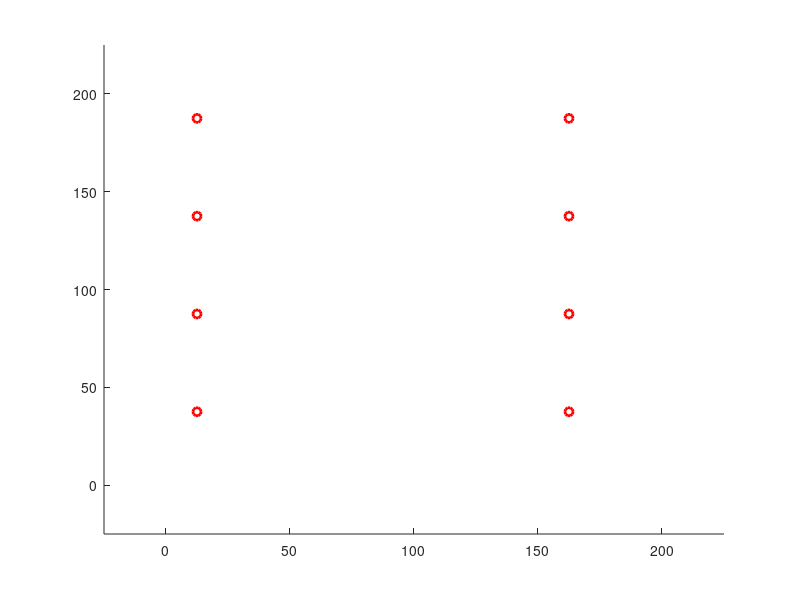

Source code (MATLAB): (Note: this script raises an error after producing the figure.)
%% Variable Setup

addpath('C:\Users\IceFox\Desktop\ERMINE\MATLAB')

grid_size = [8 8];
grid_w = 25;
max_step = 20000;

tol_wp = 10;                    
tol_line_width = 6;

tol_transform = pi/50;
Dy_angv_transform = pi/8;
tol_heading = pi/7;

cvg_sample_side = [20 20];

Algorithm = 'square_waypoint';
Serial_port = 'COM12';
baudrate = 9600;

is_heading_correction = false;
is_calculate_coverage = false;
is_display_coverage_map = false;
is_display_wp = true;
is_display_wp_clearing = false;
is_display_route = true;
is_display_route_clearing = true;
is_display_grid_on = true;
is_print_coverage = false;
is_print_route_deviation = true;
is_xbee_on = false;
is_fixed_offset = true;
is_sim_normal_noise_on= false;
is_sim_large_noise_y_on = true;
is_streaming_on = false;
is_streaming_collect_single_values = true;

navigation_mode = 'Line';

streaming_max_single_val = 1000;                % unit: cm
streaming_max_shift_dis = 25;                      % unit: cm 
streaming_max_shift_dis_single_value = 20;   % unit: cm


update_rate_streaming = 0.4;                      
update_rate_streaming_single_value = 0.4; 
update_rate_sim = 0.2;

sim_noise_normal = 20;                        %unit: cm
sim_noise_large_y_frequency = 0.05;
sim_noise_large_y = 500;


fixed_offset = [96.5 -54.5];
starting_grid = [1 2];
robot_weight = [1.5 1.5 1.5 1.5];
robot_Form = 1;

time_interval = 2;

max_pos_initialize = 5;

%% Variable initialization


heading = [0 0 pi pi];

time_pause = time_interval/100;

pos_uwb_offset = [0 -3];
pos_uwb_raw =  zeros(2, max_step);
pos_uwb = zeros(2, max_step);

pos_center = zeros(4, 2, max_step);

%heading = zeros(4, max_step);

Grid_setup = zeros(grid_size(1),  grid_size(2));
Grid_current =  zeros(grid_size(1),  grid_size(2), max_step);
Grid_visited =  zeros(grid_size(1),  grid_size(2), max_step);
robot_Grid = [];


Dy_force = zeros(4, 2, max_step);
Dy_a = zeros(4, 2, max_step);
Dy_v = zeros(4, 2, max_step);

is_rotating = false;

Wp = [];

Circle_Wp = [];

Line_Linear_Route = [];

Line_Robot = [];
Line_Robot_area = [];
Line_Border = [];
loc_center = [0 0];

RobotShapes = [0 0 0 0 ;              
                        0 0 pi pi;
                        0 0 0 -pi;
                        -pi 0 0 0;
                        -pi 0 0 -pi;
                        -pi/2 0 pi 0;
                        -pi/2 0 pi pi/2];
       
for idx = 1:3
    RobotShapes = [RobotShapes; RobotShapes + pi/2*idx];
end
                    
%                                    Robot Shapes
%   =====================================
%         s01     s02      s03     s04      s05        s06       s07
%   -----------------------------------------------------------------
%
%          4                  4 3       4
%          3       2 3       2         3       4 3        2 3 4     2 3
%          2       1 4       1       1 2         2 1        1           1 4
%          1                      
%
%         s08           s010         s11        s12       s13      s14
%   -----------------------------------------------------------------
%
%                        1 2 4        1              4         2            2
%       1 2 3 4            3         2 3 4      2 3      1 3         1 3
%                                                     1           4         4
%  

Char_command_array = ['R', 'F', 'L', 'B'];
heading_command_compensate = 0;

char_command = '';
Cvg = [];
count_cvg_point = 0;
cvg_sample_w = grid_w*[grid_size(1)/cvg_sample_side(1) grid_size(2)/cvg_sample_side(2)];
grid_dhw = sqrt(2) / 2 * grid_w;

count_pos_initialize = 0;
is_pos_initialized = false;
pos_initial = [];

if (is_xbee_on)
    delete(instrfindall);
    arduino = serial(Serial_port,'BaudRate',baudrate);
    fopen(arduino);
end

for idxx = 1:(cvg_sample_side(2)+1)
    for idxy = 1:(cvg_sample_side(1)+1)
        Cvg = [Cvg; cvg_sample_w(1)*(idxy-1) cvg_sample_w(2)*(idxx-1) 0];
    end
end

%% Waypoint Generation

if (strcmp(navigation_mode,'Line'))
    wp_current = 1;
    disp('Generating robot routes...')
    for idx = 1: grid_size(1)
        if (mod(idx, 4) == 1)
            if (idx == 1)
                Wp = [Wp; 0.5*grid_w  (idx+0.5)*grid_w 1 1];
            else
                Wp = [Wp; 0.5*grid_w  (idx+0.5)*grid_w 1 0];
            end
        end
        if (mod(idx, 4) == 2)
            Wp = [Wp; (grid_size(2) - 1.5)*grid_w  (idx-0.5)*grid_w 1 0];
        end
        if (mod(idx, 4) == 3)
            Wp = [Wp; (grid_size(2) - 1.5)*grid_w (idx+0.5)*grid_w 2 0];
        end
        if (mod(idx, 4) == 0)
            Wp = [Wp; 0.5*grid_w  (idx-0.5)*grid_w 2 0];
        end
    end
elseif (strcmp(navigation_mode,'Point'))
    disp('Generating waypoints...')
    wp_current = 1;
    for idx = 1: grid_size(1)
        if (mod(idx, 4) == 1)
            Wp = [Wp; 0.5*grid_w  (idx+0.5)*grid_w 1];
            Wp = [Wp; (0.5+(grid_size(2)-2)*1/4.0)*grid_w  (idx+0.5)*grid_w 25];
            Wp = [Wp; (0.5+(grid_size(2)-2)*2/4.0)*grid_w  (idx+0.5)*grid_w 8];
            Wp = [Wp; (0.5+(grid_size(2)-2)*3/4.0)*grid_w  (idx+0.5)*grid_w 9];
        end
        if (mod(idx, 4) == 2)
            Wp = [Wp; (grid_size(2) - 1.5)*grid_w  (idx-0.5)*grid_w 21];
        end
        if (mod(idx, 4) == 3)
            Wp = [Wp; (grid_size(2) - 1.5)*grid_w (idx+0.5)*grid_w 2];
            Wp = [Wp; (grid_size(2) - 1.5 - (grid_size(2)-2)*1/4.0)*grid_w  (idx+0.5)*grid_w 11];
            Wp = [Wp; (grid_size(2) - 1.5 - (grid_size(2)-2)*2/4.0)*grid_w  (idx+0.5)*grid_w 13];
            Wp = [Wp; (grid_size(2) - 1.5 - (grid_size(2)-2)*3/4.0)*grid_w  (idx+0.5)*grid_w 5];
        end
        if (mod(idx, 4) == 0)
            Wp = [Wp; 0.5*grid_w  (idx-0.5)*grid_w 2];
        end
    end
else
    disp('Navigation method is invalid.')
    disp('Terminating Matlab script...')
    return
end

%% DRAW MAP
figure(1)
axis([-grid_w grid_w*(grid_size(1)+1) -grid_w grid_w*(grid_size(2)+1)])
hold on

 % Draw Waypoints
if (is_display_wp)
    for idx = 1: size(Wp,1)
        Circle_Wp(idx) = plot(Wp(idx, 1), Wp(idx, 2),'Color', 'r', 'LineWidth', 2, 'Marker', 'o');
    end
end
txt_endLine = [0 0];
txt_endLine_last = [0 0];

%% Square Waypoint  (SW)
tic
if ( strcmp( Algorithm, 'square_waypoint'))
    
    % Algorithm Setup
    occup_start = [2 1; 1 1; 1 2; 2 2];
    
    for idx = 1: 4
        Grid_current( occup_start( idx, 1), occup_start( idx, 2), 1) = idx ;
        Grid_visited( occup_start( idx, 1), occup_start( idx, 2), 1) = 1;
    end 
    pos_uwb_raw(:, 1) = pos_uwb_offset;
    pos_uwb(:, 1) = pos_uwb_raw(:, 1);

    % Algorithm Main Loop
    for step = 1:max_step
        
        % Pause function
        pause(time_pause);
           
        % streaming input
        if (is_streaming_on)
           
            fid = fopen('C:\Marvelmind\dashboard\logs\TestLog.txt','rt');
            txt_Streaming = textscan(fid, '%f %f %f %f %f %f %f %f %f %f %f %f %f %f %f', 'delimiter', ',','collectoutput',true...
                  , 'HeaderLines', 3);
            txt_Streaming=txt_Streaming{1};
            fclose(fid);
            txt_rows=size(txt_Streaming,1);
            txt_endLine = txt_Streaming(end, 5:6);
            
            if (is_fixed_offset) 
                txt_endLine = txt_endLine*100 + fixed_offset;
            end
            
            % Initialize starting position
            if (~is_pos_initialized && (txt_endLine(1) ~= 0 &&  ~isnan(txt_endLine(1))  &&  txt_endLine(2) ~= 0 &&  ~isnan(txt_endLine(2))))
                if (txt_endLine(1) < streaming_max_single_val && txt_endLine(2) < streaming_max_single_val)
                    count_pos_initialize = count_pos_initialize + 1;
                    pos_initial = [pos_initial; txt_endLine];
                    if count_pos_initialize >= max_pos_initialize
                        txt_endLine_last = mean(pos_initial);
                        is_pos_initialized = true;
                        disp('Position initialized!');
                        pos_uwb_offset = txt_endLine_last - starting_grid * grid_w;
                        txt_endLine_last = starting_grid * grid_w;
                    end
                    pos_uwb(:, step+1) = pos_uwb(:, step);
                end
            elseif  (is_pos_initialized)
                % Streaming with Dashboard data
                if (~is_streaming_collect_single_values && txt_endLine(1) ~= 0 &&  ~isnan(txt_endLine(1))  &&  txt_endLine(2) ~= 0 &&  ~isnan(txt_endLine(2)) )
                    if (txt_endLine_last(1) ~= txt_endLine(1) || txt_endLine_last(2) ~= txt_endLine(2)) 
                        if norm(txt_endLine_last - txt_endLine) < streaming_max_shift_dis
                            line([txt_endLine_last(1) txt_endLine(1)], [txt_endLine_last(2) txt_endLine(2)]);
                            txt_endLine_last = txt_endLine;
                            pos_uwb(:, step+1) = (1 - update_rate_streaming_single_value) * pos_uwb(:, step) + update_rate_streaming_single_value * txt_endLine_last.' ;
                        else
                            pos_uwb(:, step+1) = pos_uwb(:, step);
                        end
                    else
                        pos_uwb(:, step+1) = pos_uwb(:, step);
                    end
                % Single value allowed for data streaming at higher frequency
                elseif (is_streaming_collect_single_values && txt_endLine(1) ~= 0  && txt_endLine(2) ~= 0 )
                    if(~isnan(txt_endLine(1)))
                        if (txt_endLine_last(1) ~= txt_endLine(1))
                            txt_endLine = [txt_endLine(1) txt_endLine_last(2)];
                            if norm(txt_endLine_last - txt_endLine) < streaming_max_shift_dis_single_value
                                line([txt_endLine_last(1) txt_endLine(1)], [txt_endLine_last(2) txt_endLine_last(2)]);
                                txt_endLine_last = txt_endLine;
                                pos_uwb(:, step+1) = (1 - update_rate_streaming_single_value) * pos_uwb(:, step) + update_rate_streaming_single_value * txt_endLine_last.' ;
                            else
                                pos_uwb(:, step+1) = pos_uwb(:, step);
                            end
                        end
                    elseif(~isnan(txt_endLine(2)))
                        if (txt_endLine_last(2) ~= txt_endLine(2))
                            txt_endLine = [txt_endLine_last(1) txt_endLine(2)];
                            if norm(txt_endLine_last - txt_endLine) < streaming_max_shift_dis_single_value
                                line([txt_endLine_last(1) txt_endLine_last(1)], [txt_endLine_last(2) txt_endLine(2)]);
                                txt_endLine_last = txt_endLine;
                                pos_uwb(:, step+1) = (1 - update_rate_streaming_single_value) * pos_uwb(:, step) + update_rate_streaming_single_value * txt_endLine_last.'  ;
                            else
                                pos_uwb(:, step+1) = pos_uwb(:, step);
                            end
                        end
                    else
                        pos_uwb(:, step+1) = pos_uwb(:, step);
                    end
                else
                    pos_uwb(:, step+1) = pos_uwb(:, step);
                end
            else
                pos_uwb(:, step+1) = pos_uwb(:, step);
            end
        end
        
        % Grid Location
        robot_Grid = [floor(pos_uwb(1, step)/grid_w) floor(pos_uwb(2, step)/grid_w)];
        
        % Waypoint clearing
        if(norm(pos_uwb(:, step).' - Wp(wp_current, 1:2)) < tol_wp )
            if (is_display_wp && is_display_wp_clearing)
                delete(Circle_Wp(wp_current));
            end
            wp_current = wp_current + 1;
            % Break condition
            if wp_current > size(Wp,1)
                break;
            end
            heading_command_compensate = floor((Wp(wp_current, 3)-1)/7);
        end
        
        % Transformation
        is_require_transform = false;
        for rbtidx = 1:4
            if abs(heading(rbtidx) - RobotShapes(Wp(wp_current, 3),rbtidx)) > tol_transform
                is_require_transform = true;
            end
        end
        
        if (robot_Form ~= Wp(wp_current, 3) && is_require_transform)
            is_transforming = true;
        else 
            robot_Form = Wp(wp_current, 3);
            is_transforming = false;
        end
        
        % Robot Motion
        if (~is_pos_initialized && is_streaming_on)
            pos_uwb(:, step+1) = pos_uwb(:, step);
        elseif (is_transforming)
            heading = robotTransformation(Wp(wp_current, 3), heading, RobotShapes, tol_transform, Dy_angv_transform);
            pos_uwb(:, step+1) = pos_uwb(:, step);
        elseif (heading(2) > tol_heading && is_heading_correction ) 
            [Dy_v(:, :, step), heading] = robotMovement('l', heading, 0);
            pos_uwb(:, step+1) = pos_uwb(:, step);
        elseif (heading(2) < - tol_heading && is_heading_correction) 
            [Dy_v(:, :, step), heading]  = robotMovement('r', heading, 0);
            pos_uwb(:, step+1) = pos_uwb(:, step);
        else
            % Waypoint navigation
            if (strcmp(navigation_mode,'Point'))
                if abs(Wp(wp_current, 1) - pos_uwb(1,step)) > abs(Wp(wp_current, 2) - pos_uwb(2,step)) 
                    if Wp(wp_current, 1) - pos_uwb(1,step) > 0
                        char_command = Char_command_array(1+mod(heading_command_compensate,4));  
                    else
                        char_command = Char_command_array(1+mod(heading_command_compensate+2,4));
                    end
                else
                    if Wp(wp_current, 2) - pos_uwb(2,step) > 0
                        char_command = Char_command_array(1+mod(heading_command_compensate+1,4));
                    else
                        char_command = Char_command_array(1+mod(heading_command_compensate+3,4));
                    end
                end
            % Line navigation
            elseif (strcmp(navigation_mode,'Line'))
                if (Wp(wp_current, 4) == 1)
                    if abs(Wp(wp_current, 1) - pos_uwb(1,step)) > abs(Wp(wp_current, 2) - pos_uwb(2,step)) 
                        if Wp(wp_current, 1) - pos_uwb(1,step) > 0
                            char_command = Char_command_array(1+mod(heading_command_compensate,4));  
                        else
                            char_command = Char_command_array(1+mod(heading_command_compensate+2,4));
                        end
                    else
                        if Wp(wp_current, 2) - pos_uwb(2,step) > 0
                            char_command = Char_command_array(1+mod(heading_command_compensate+1,4));
                        else
                            char_command = Char_command_array(1+mod(heading_command_compensate+3,4));
                        end
                    end
                else
                    route_deviation = Dis_point_line([pos_uwb(: , step).' 0], [Wp(wp_current, 1:2) 0], [Wp(wp_current-1, 1:2) 0]) - tol_line_width;
                    if  (route_deviation < 0)
                        if abs(Wp(wp_current, 1) - pos_uwb(1,step)) > abs(Wp(wp_current, 2) - pos_uwb(2,step)) 
                            if Wp(wp_current, 1) - pos_uwb(1,step) > 0
                                char_command = Char_command_array(1+mod(heading_command_compensate,4));  
                            else
                                char_command = Char_command_array(1+mod(heading_command_compensate+2,4));
                            end
                        else
                            if Wp(wp_current, 2) - pos_uwb(2,step) > 0
                                char_command = Char_command_array(1+mod(heading_command_compensate+1,4));
                            else
                                char_command = Char_command_array(1+mod(heading_command_compensate+3,4));
                            end
                        end
                    else
                        if (is_print_route_deviation)
                            disp(['Time:', num2str(round(toc,2)), 's; Grid: (', num2str(robot_Grid(1)), ',' num2str(robot_Grid(2)), ...
                                    '); Track deviation: ', num2str(round(route_deviation,2)), 'cm.' ]);
                        end

                        wp_route_added = closestPoint(pos_uwb(:,step).', Wp(wp_current-1, 1:2), Wp(wp_current, 1:2));
                        %wp_route_added = Wp(wp_current, 1:2) + route_projection;
                        Wp = [Wp(1:wp_current-1, :); 
                                  wp_route_added Wp(wp_current, 3) 1; 
                                  Wp(wp_current:end, :)];
                        if abs(Wp(wp_current, 1) - pos_uwb(1,step)) > abs(Wp(wp_current, 2) - pos_uwb(2,step)) 
                            if Wp(wp_current, 1) - pos_uwb(1,step) > 0
                                char_command = Char_command_array(1+mod(heading_command_compensate,4));  
                            else
                                char_command = Char_command_array(1+mod(heading_command_compensate+2,4));
                            end
                        else
                            if Wp(wp_current, 2) - pos_uwb(2,step) > 0
                                char_command = Char_command_array(1+mod(heading_command_compensate+1,4));
                            else
                                char_command = Char_command_array(1+mod(heading_command_compensate+3,4));
                            end
                        end
                    end
                end
            end
            
            % Movement for simulations
            if (~is_streaming_on)
                [Dy_v(:, :, step), heading]  = robotMovement(char_command, heading, 2);
                sim_noise = 0;
                if (is_sim_normal_noise_on)
                    sim_noise = sim_noise + rand(2,1) * sim_noise_normal - sim_noise_normal/2.0;
                elseif (is_sim_large_noise_y_on && rand < sim_noise_large_y_frequency) 
                    sim_noise = sim_noise + [0.5; rand] * sim_noise_large_y - sim_noise_large_y/2.0;
                else
                    sim_noise = 0;
                end
                pos_uwb(:, step+1) = Dy_v(2, :, step).' * time_interval+ ...
                                                    update_rate_sim* (pos_uwb(:, step) + sim_noise)...
                                                   + (1 - update_rate_sim)* pos_uwb(:, step);
            end
        end
        
        
        % Xbee Communication
        
        if (is_xbee_on)
            writedata = char(char_command);
            fwrite(arduino,writedata,'char');
        end
        %readData = fscanf(arduino, '%c', 1)
        
        
        % calibrate pos here
        pos_x = pos_uwb(1,step);
        pos_nx = pos_uwb(1, step+1);
        pos_y = pos_uwb(2,step);
        pos_ny = pos_uwb(2, step+1);
        
        
        % remove previous robot line plot
        if (~isempty(Line_Robot))
            delete(Line_Robot)
            delete(Line_Linear_Route)
        end
        Line_Robot = [];
        Line_Border = [];
        Line_Linear_Route = [];
        
        % Draw Robot
        pos_center(2,:, step) = [pos_x pos_y];
        pos_center(1,:, step) =  pos_center(2,:,step) + grid_dhw* ...
                                   [sin(pi/4 - heading(2))-cos(pi/4 - heading(1)) ...
                                    -cos(pi/4 - heading(2))-sin(pi/4 - heading(1))];
        pos_center(3,:, step) =  pos_center(2,:,step) + grid_dhw* ...
                                   [cos(pi/4 - heading(2))+sin(heading(3) - pi/4) ...
                                    sin(pi/4 - heading(2))+cos(heading(3) - pi/4)];
        pos_center(4,:, step) =  pos_center(3,:,step) + grid_dhw* ...
                                   [sin(-pi/4 + heading(3))+sin(pi/4 + heading(4)) ...
                                    cos(-pi/4 + heading(3))+cos(pi/4 + heading(4))]; 
        
        pos_center(2,:, step+1) = [pos_nx pos_ny];
        pos_center(1,:, step+1) =  pos_center(2,:, step+1) + grid_dhw* ...
                                   [sin(pi/4 - heading(2))-cos(pi/4 - heading(1)) ...
                                    -cos(pi/4 - heading(2))-sin(pi/4 - heading(1))];
        pos_center(3,:, step+1) =  pos_center(2,:, step+1) + grid_dhw* ...
                                   [cos(pi/4 - heading(2))+sin(heading(3) - pi/4) ...
                                    sin(pi/4 - heading(2))+cos(heading(3) - pi/4)];
        pos_center(4,:, step+1) =  pos_center(3,:,step+1)  + grid_dhw* ...
                                   [sin(-pi/4 + heading(3))+sin(pi/4 + heading(4)) ...
                                    cos(-pi/4 + heading(3))+cos(pi/4 + heading(4))]; 
        

        % plot robot BG
        if (is_display_coverage_map == true)
            for robidx = 1:4
            Line_Robot(robidx,1) = line([pos_center(robidx, 1, step)+grid_dhw*cos(pi/4 - heading(robidx)) ...
                                                     pos_center(robidx, 1, step)+grid_dhw*sin(pi/4 - heading(robidx))], ...
                                                    [pos_center(robidx, 2, step)+grid_dhw*sin(pi/4 -  heading(robidx)) ...
                                                     pos_center(robidx, 2, step)+grid_dhw*-cos(pi/4 -  heading(robidx))], 'Color', 'yellow', 'LineWidth', 2);
            Line_Robot(robidx,2) = line([pos_center(robidx, 1, step)+grid_dhw*cos(pi/4 -  heading(robidx))... 
                                                     pos_center(robidx, 1, step)+grid_dhw*-sin(pi/4 -  heading(robidx))], ...
                                                    [ pos_center(robidx, 2, step)+grid_dhw*sin(pi/4 -  heading(robidx))...
                                                      pos_center(robidx, 2, step)+grid_dhw*cos(pi/4 -  heading(robidx))], 'Color', 'yellow', 'LineWidth', 2);
            Line_Robot(robidx,3) = line([pos_center(robidx, 1, step)+grid_dhw*-cos(pi/4 -  heading(robidx)) ...
                                                     pos_center(robidx, 1, step)+grid_dhw*-sin(pi/4 -  heading(robidx))], ...
                                                    [ pos_center(robidx, 2, step)+grid_dhw*-sin(pi/4 -  heading(robidx)) ...
                                                      pos_center(robidx, 2, step)+grid_dhw*cos(pi/4 -  heading(robidx))], 'Color', 'yellow', 'LineWidth', 2);
            Line_Robot(robidx,4) = line([pos_center(robidx, 1, step)+grid_dhw*-cos(pi/4 -  heading(robidx)) ...
                                                     pos_center(robidx, 1, step)+grid_dhw*sin(pi/4 -  heading(robidx))], ...
                                                    [ pos_center(robidx, 2, step)+grid_dhw*-sin(pi/4 -  heading(robidx))...
                                                      pos_center(robidx, 2, step)+grid_dhw*-cos(pi/4 -  heading(robidx))], 'Color', 'yellow', 'LineWidth', 2);
             end
        end
        
        
        % Draw Outer Border
        Line_Border(1) = line([0 0], [0 grid_w*grid_size(1)], 'Color', 'black', 'LineWidth', 2);
        Line_Border(2) =line([0 grid_w*grid_size(2)], [0 0], 'Color', 'black', 'LineWidth', 2);
        Line_Border(3) =line([grid_w*grid_size(2) grid_w*grid_size(1)], [0 grid_w*grid_size(1)], 'Color', 'black', 'LineWidth', 2);
        Line_Border(4) =line([grid_w*grid_size(2) 0], [grid_w*grid_size(2) grid_w*grid_size(1)], 'Color', 'black', 'LineWidth', 2);
        if (is_display_grid_on)
            for idxx = 1:(grid_size(1) + 1)
                line(grid_w*[(idxx-1) (idxx-1)], grid_w*[0 grid_size(2)], 'Color', 'black', 'LineWidth', 0.5);
            end
            for idxy = 1:(grid_size(2) + 1)
                line(grid_w*[0 grid_size(1)], grid_w*[(idxy-1) (idxy-1)], 'Color', 'black', 'LineWidth', 0.5);
            end
        end
        
        
        % Draw Robot Tracks
        % TODO: track rotation!
        if (strcmp(navigation_mode,'Line') && is_display_route)
            if (is_display_route_clearing)
                wpidx_begin = wp_current;
            else 
                wpidx_begin = 2;
            end
            for wpidx = wpidx_begin : size(Wp,1)
                if (Wp(wpidx, 4) ~= 1)
                    route_norm_vector = null(Wp(wpidx, 1:2) - Wp(wpidx-1, 1:2)).';
                    line_linear_route_v1 = Wp(wpidx-1, 1:2) - route_norm_vector()*tol_line_width;
                    line_linear_route_v2 = Wp(wpidx, 1:2) + route_norm_vector()*tol_line_width;
                    line_linear_route_x = [line_linear_route_v1(1) line_linear_route_v2(1) line_linear_route_v2(1) line_linear_route_v1(1) line_linear_route_v1(1)];
                    line_linear_route_y = [line_linear_route_v1(2) line_linear_route_v1(2) line_linear_route_v2(2) line_linear_route_v2(2) line_linear_route_v1(2)];
                    %{route_norm_vector = null(Wp(Wpidx, 1:2) - Wp(Wpidx, 1:2)).';
                    Line_Linear_Route = [ Line_Linear_Route, plot(line_linear_route_x, line_linear_route_y, 'b-')]; 
                end
            end
        end
        
        % Draw Robot Outline
        for robidx = 1:4
            %line([pos_center(robidx,1,step) pos_center(robidx,1,step+1)], [pos_center(robidx,2,step) pos_center(robidx,2,step+1)])  
            Line_Robot(robidx,1) = line([pos_center(robidx, 1, step)+grid_dhw*cos(pi/4 - heading(robidx)) ...
                                                     pos_center(robidx, 1, step)+grid_dhw*sin(pi/4 - heading(robidx))], ...
                                                    [pos_center(robidx, 2, step)+grid_dhw*sin(pi/4 -  heading(robidx)) ...
                                                     pos_center(robidx, 2, step)+grid_dhw*-cos(pi/4 -  heading(robidx))], 'Color', 'green', 'LineWidth', 1);
            Line_Robot(robidx,2) = line([pos_center(robidx, 1, step)+grid_dhw*cos(pi/4 -  heading(robidx))... 
                                                     pos_center(robidx, 1, step)+grid_dhw*-sin(pi/4 -  heading(robidx))], ...
                                                    [ pos_center(robidx, 2, step)+grid_dhw*sin(pi/4 -  heading(robidx))...
                                                      pos_center(robidx, 2, step)+grid_dhw*cos(pi/4 -  heading(robidx))], 'Color', 'green', 'LineWidth', 1);
            Line_Robot(robidx,3) = line([pos_center(robidx, 1, step)+grid_dhw*-cos(pi/4 -  heading(robidx)) ...
                                                     pos_center(robidx, 1, step)+grid_dhw*-sin(pi/4 -  heading(robidx))], ...
                                                    [ pos_center(robidx, 2, step)+grid_dhw*-sin(pi/4 -  heading(robidx)) ...
                                                      pos_center(robidx, 2, step)+grid_dhw*cos(pi/4 -  heading(robidx))], 'Color', 'green', 'LineWidth', 1);
            Line_Robot(robidx,4) = line([pos_center(robidx, 1, step)+grid_dhw*-cos(pi/4 -  heading(robidx)) ...
                                                     pos_center(robidx, 1, step)+grid_dhw*sin(pi/4 -  heading(robidx))], ...
                                                    [ pos_center(robidx, 2, step)+grid_dhw*-sin(pi/4 -  heading(robidx))...
                                                      pos_center(robidx, 2, step)+grid_dhw*-cos(pi/4 -  heading(robidx))], 'Color', 'green', 'LineWidth', 1);   
        end
        
        if(is_calculate_coverage)
            for cvg_idx = 1: numel(Cvg(:, 1))
                if (abs(pos_center(2, :, step)-Cvg(cvg_idx, 1:2)) < 2.5*sqrt(2)*grid_w)
                    for robidx = 1:4
                        if (Cvg(cvg_idx, 3) == 0)
                            tri1_x = [pos_center(robidx, 1, step)+grid_dhw*cos(pi/4 - heading(robidx)) ...
                                          pos_center(robidx, 1, step)+grid_dhw*sin(pi/4 - heading(robidx)) ...
                                          Cvg(cvg_idx, 1)];
                            tri1_y = [pos_center(robidx, 2, step)+grid_dhw*sin(pi/4 -  heading(robidx))  ...
                                          pos_center(robidx, 2, step)+grid_dhw*-cos(pi/4 -  heading(robidx)) ...
                                          Cvg(cvg_idx, 2)];
                            area1 = polyarea(tri1_x,tri1_y);
                            tri2_x = [pos_center(robidx, 1, step)+grid_dhw*cos(pi/4 -  heading(robidx)) ...
                                          pos_center(robidx, 1, step)+grid_dhw*-sin(pi/4 -  heading(robidx)) ...
                                          Cvg(cvg_idx, 1)];
                            tri2_y = [pos_center(robidx, 2, step)+grid_dhw*sin(pi/4 -  heading(robidx))  ...
                                          pos_center(robidx, 2, step)+grid_dhw*cos(pi/4 -  heading(robidx)) ...
                                          Cvg(cvg_idx, 2)];
                            area2 = polyarea(tri1_x,tri1_y);
                            tri3_x = [pos_center(robidx, 1, step)+grid_dhw*-cos(pi/4 -  heading(robidx)) ...
                                          pos_center(robidx, 1, step)+grid_dhw*-sin(pi/4 - heading(robidx)) ...
                                          Cvg(cvg_idx, 1)];
                            tri3_y = [pos_center(robidx, 2, step)+grid_dhw*-sin(pi/4 -  heading(robidx))  ...
                                          pos_center(robidx, 2, step)+grid_dhw*cos(pi/4 -  heading(robidx)) ...
                                          Cvg(cvg_idx, 2)];
                            area3 = polyarea(tri3_x,tri3_y);
                            tri4_x = [pos_center(robidx, 1, step)+grid_dhw*-cos(pi/4 -  heading(robidx)) ...
                                          pos_center(robidx, 1, step)+grid_dhw*sin(pi/4 -  heading(robidx)) ...
                                          Cvg(cvg_idx, 1)];
                            tri4_y = [pos_center(robidx, 2, step)+grid_dhw*-sin(pi/4 -  heading(robidx)) ...
                                          pos_center(robidx, 2, step)+grid_dhw*-cos(pi/4 -  heading(robidx)) ...
                                          Cvg(cvg_idx, 2)];
                            area4 =  polyarea(tri4_x,tri4_y);
                            if area1 + area2 + area3 + area4 <= grid_w* grid_w + 0.1
                                Cvg(cvg_idx,3) = 1;
                                count_cvg_point = count_cvg_point+1;
                            end
                        end
                    end
                end
            end
            if (is_print_coverage)
                disp(['Coverage: ',  num2str(count_cvg_point*100 / numel(Cvg(:, 1))), ' %']);
            end
        end
        % Draw Robot Center
        line([pos_x pos_nx], [pos_y pos_ny])
    end
end


if (is_xbee_on)
     writedata = char('S');
     fwrite(arduino,writedata,'char');
end

disp('===================');
disp('Robot Navigation Completed!');
toc
if (is_calculate_coverage)
    disp(['Final Map Coverage: ',  num2str(count_cvg_point*100 / numel(Cvg(:, 1))), ' %']);
end